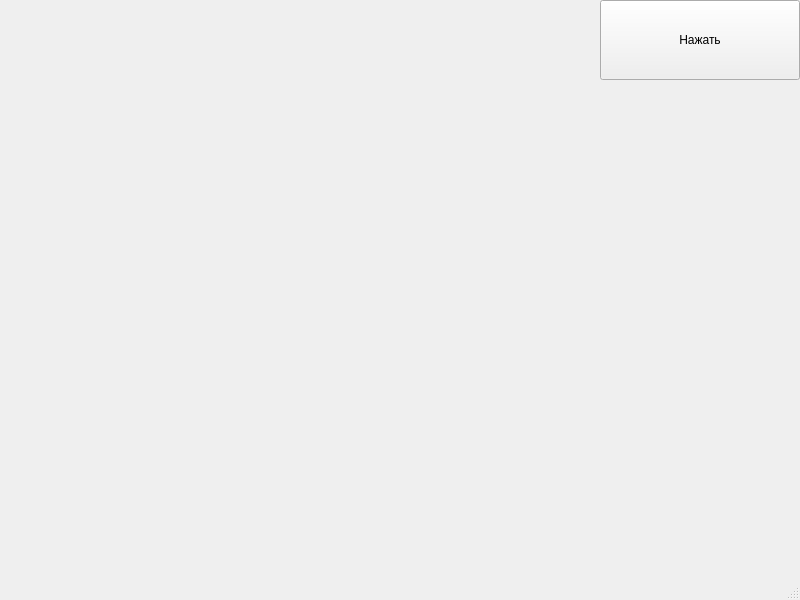
<?xml version="1.0" encoding="UTF-8"?>
<ui version="4.0">
 <class>MainWindow</class>
 <widget class="QMainWindow" name="MainWindow">
  <property name="geometry">
   <rect>
    <x>0</x>
    <y>0</y>
    <width>800</width>
    <height>600</height>
   </rect>
  </property>
  <property name="windowTitle">
   <string>Приложение</string>
  </property>
  <widget class="QWidget" name="centralwidget">
   <widget class="QPushButton" name="pushButton">
    <property name="geometry">
     <rect>
      <x>600</x>
      <y>0</y>
      <width>200</width>
      <height>80</height>
     </rect>
    </property>
    <property name="text">
     <string>Нажать</string>
    </property>
   </widget>
  </widget>
  <widget class="QMenuBar" name="menubar">
   <property name="geometry">
    <rect>
     <x>0</x>
     <y>0</y>
     <width>800</width>
     <height>21</height>
    </rect>
   </property>
  </widget>
  <widget class="QStatusBar" name="statusbar"/>
 </widget>
 <resources/>
 <connections/>
</ui>
